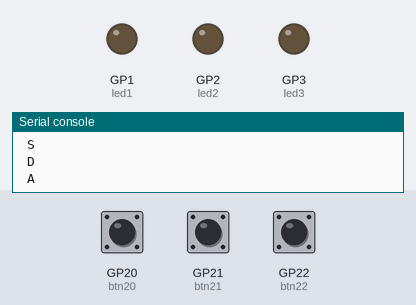
Simulated run of this program. Board: Raspberry Pi Pico running CircuitPython. Parts: output pins drawn as LEDs (lit = HIGH), the last lines printed to the serial console. The inputs (shaded band) are chosen by the test bench; at power-on: GP20 (btn20) LOW, GP21 (btn21) LOW, GP22 (btn22) LOW. USB keyboard and mouse output is not drawn.

Above: at 1.2 s.
1.3 s: GP20 (btn20) pulled HIGH for 3.2 s
At 2.6 s:
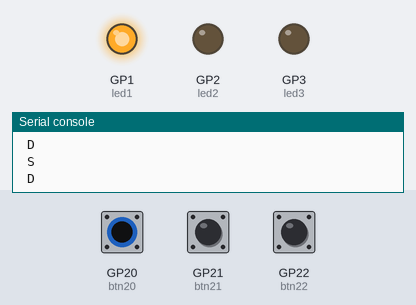
Timing chart, 0 to 12.0 s (numbered marks = the images above; inputs shaded):
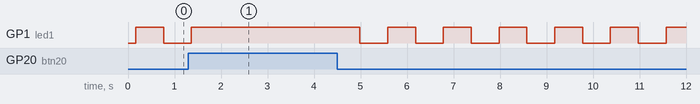

The program:

klavesnice.py
```python
# Návod
# https://www.instructables.com/DIY-Macro-Keyboard-Using-a-Raspberry-PI-Pico/
# Knihovna
# https://github.com/adafruit/Adafruit_CircuitPython_HID/tree/main
# API knihovny
# https://docs.circuitpython.org/projects/hid/en/latest/index.html

import board
import digitalio
import time
import usb_hid
from adafruit_hid.keyboard import Keyboard
from adafruit_hid.keycode import Keycode


keyboard = Keyboard(usb_hid.devices)


ledPin1 = board.GP1   # pin to connect LED to
ledPin2 = board.GP2
ledPin3 = board.GP3

btnPin20 = board.GP20       # pin to connect button to
btnPin21 = board.GP21
btnPin22 = board.GP22


# Initializing LED
led1 = digitalio.DigitalInOut(ledPin1)
led1.direction = digitalio.Direction.OUTPUT

led2 = digitalio.DigitalInOut(ledPin2)
led2.direction = digitalio.Direction.OUTPUT

led3 = digitalio.DigitalInOut(ledPin3)
led3.direction = digitalio.Direction.OUTPUT

# Initializing Button
btn20 = digitalio.DigitalInOut(btnPin20)
btn20.direction = digitalio.Direction.INPUT
btn20.pull = digitalio.Pull.DOWN

btn21 = digitalio.DigitalInOut(btnPin21)
btn21.direction = digitalio.Direction.INPUT
btn21.pull = digitalio.Pull.DOWN

btn22 = digitalio.DigitalInOut(btnPin22)
btn22.direction = digitalio.Direction.INPUT
btn22.pull = digitalio.Pull.DOWN


led = False


while True:
	# Check if button is pressed and if it is, to press the Macros and toggle LED
    if btn20.value == 0:
        print(" A ")
        keyboard.press(Keycode.A)
        time.sleep(0.15)
        keyboard.release(Keycode.A)
        led = not led
        led1.value = led
    if btn21.value == 0:
        print(" S ")
        keyboard.press(Keycode.S)
        time.sleep(0.15)
        keyboard.release(Keycode.S)
    if btn22.value == 0:
        print(" D ")
        keyboard.press(Keycode.D)
        time.sleep(0.15)
        keyboard.release(Keycode.D)
    time.sleep(0.1)
```

Measured:
- by itself, GP1 (led1): repeats every 1.2 s: LOW 0.60 s, HIGH 0.60 s
